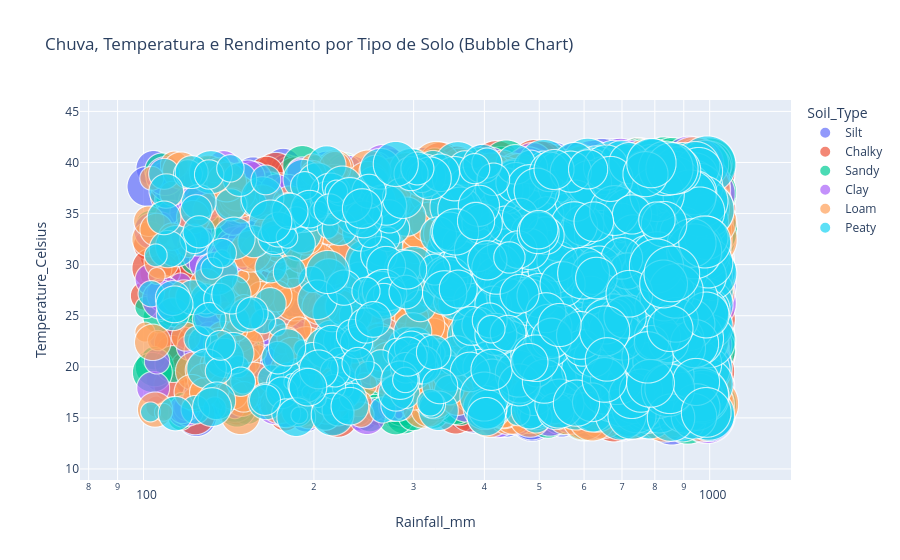

The code cell stored with this chart in its notebook:
### Markdown cell above
### 9. Bubble Chart: Chuva, Temperatura e Rendimento por Tipo de Solo

O Bubble Chart (Gráfico de Bolhas) é uma ótima maneira de visualizar a relação entre três ou quatro variáveis numéricas. Aqui, usaremos 'Rainfall_mm' no eixo X, 'Temperature_Celsius' no eixo Y, 'Yield_tons_per_hectare' para o tamanho da bolha e 'Soil_Type' para a cor. Isso nos permite ver como esses fatores se combinam para influenciar o rendimento em diferentes tipos de solo.

### Code cell
fig = px.scatter(df.sample(n=5000, random_state=42), # Amostra para melhor visualização
                 x='Rainfall_mm',
                 y='Temperature_Celsius',
                 size='Yield_tons_per_hectare',
                 color='Soil_Type',
                 hover_name='Crop',
                 log_x=True,
                 size_max=60,
                 title='Chuva, Temperatura e Rendimento por Tipo de Solo (Bubble Chart)')
fig.show()

### Figure 1 — Plotly figure (JSON) as saved in the notebook; plotly's stock layout.template omitted (floating-point values rounded to 4 significant figures; data arrays with more than 128 entries replaced by an {"elided": "..."} marker saying what was removed)
{"data": [{"hovertemplate": "<b>%{hovertext}</b><br><br>Soil_Type=Silt<br>Rainfall_mm=%{x}<br>Temperature_Celsius=%{y}<br>Yield_tons_per_hectare=%{marker.size}<extra></extra>", "hovertext": {"elided": "792 str values"}, "legendgroup": "Silt", "marker": {"color": "#636efa", "size": {"elided": "792 float values"}, "sizemode": "area", "sizeref": 0.002625, "symbol": "circle"}, "mode": "markers", "name": "Silt", "showlegend": true, "type": "scattergl", "x": {"elided": "792 float values"}, "xaxis": "x", "y": {"elided": "792 float values"}, "yaxis": "y"}, {"hovertemplate": "<b>%{hovertext}</b><br><br>Soil_Type=Chalky<br>Rainfall_mm=%{x}<br>Temperature_Celsius=%{y}<br>Yield_tons_per_hectare=%{marker.size}<extra></extra>", "hovertext": {"elided": "822 str values"}, "legendgroup": "Chalky", "marker": {"color": "#EF553B", "size": {"elided": "822 float values"}, "sizemode": "area", "sizeref": 0.002625, "symbol": "circle"}, "mode": "markers", "name": "Chalky", "showlegend": true, "type": "scattergl", "x": {"elided": "822 float values"}, "xaxis": "x", "y": {"elided": "822 float values"}, "yaxis": "y"}, {"hovertemplate": "<b>%{hovertext}</b><br><br>Soil_Type=Sandy<br>Rainfall_mm=%{x}<br>Temperature_Celsius=%{y}<br>Yield_tons_per_hectare=%{marker.size}<extra></extra>", "hovertext": {"elided": "820 str values"}, "legendgroup": "Sandy", "marker": {"color": "#00cc96", "size": {"elided": "820 float values"}, "sizemode": "area", "sizeref": 0.002625, "symbol": "circle"}, "mode": "markers", "name": "Sandy", "showlegend": true, "type": "scattergl", "x": {"elided": "820 float values"}, "xaxis": "x", "y": {"elided": "820 float values"}, "yaxis": "y"}, {"hovertemplate": "<b>%{hovertext}</b><br><br>Soil_Type=Clay<br>Rainfall_mm=%{x}<br>Temperature_Celsius=%{y}<br>Yield_tons_per_hectare=%{marker.size}<extra></extra>", "hovertext": {"elided": "879 str values"}, "legendgroup": "Clay", "marker": {"color": "#ab63fa", "size": {"elided": "879 float values"}, "sizemode": "area", "sizeref": 0.002625, "symbol": "circle"}, "mode": "markers", "name": "Clay", "showlegend": true, "type": "scattergl", "x": {"elided": "879 float values"}, "xaxis": "x", "y": {"elided": "879 float values"}, "yaxis": "y"}, {"hovertemplate": "<b>%{hovertext}</b><br><br>Soil_Type=Loam<br>Rainfall_mm=%{x}<br>Temperature_Celsius=%{y}<br>Yield_tons_per_hectare=%{marker.size}<extra></extra>", "hovertext": {"elided": "843 str values"}, "legendgroup": "Loam", "marker": {"color": "#FFA15A", "size": {"elided": "843 float values"}, "sizemode": "area", "sizeref": 0.002625, "symbol": "circle"}, "mode": "markers", "name": "Loam", "showlegend": true, "type": "scattergl", "x": {"elided": "843 float values"}, "xaxis": "x", "y": {"elided": "843 float values"}, "yaxis": "y"}, {"hovertemplate": "<b>%{hovertext}</b><br><br>Soil_Type=Peaty<br>Rainfall_mm=%{x}<br>Temperature_Celsius=%{y}<br>Yield_tons_per_hectare=%{marker.size}<extra></extra>", "hovertext": {"elided": "844 str values"}, "legendgroup": "Peaty", "marker": {"color": "#19d3f3", "size": {"elided": "844 float values"}, "sizemode": "area", "sizeref": 0.002625, "symbol": "circle"}, "mode": "markers", "name": "Peaty", "showlegend": true, "type": "scattergl", "x": {"elided": "844 float values"}, "xaxis": "x", "y": {"elided": "844 float values"}, "yaxis": "y"}], "layout": {"legend": {"itemsizing": "constant", "title": {"text": "Soil_Type"}, "tracegroupgap": 0}, "title": {"text": "Chuva, Temperatura e Rendimento por Tipo de Solo (Bubble Chart)"}, "xaxis": {"anchor": "y", "domain": [0, 1], "title": {"text": "Rainfall_mm"}, "type": "log"}, "yaxis": {"anchor": "x", "domain": [0, 1], "title": {"text": "Temperature_Celsius"}}}}
